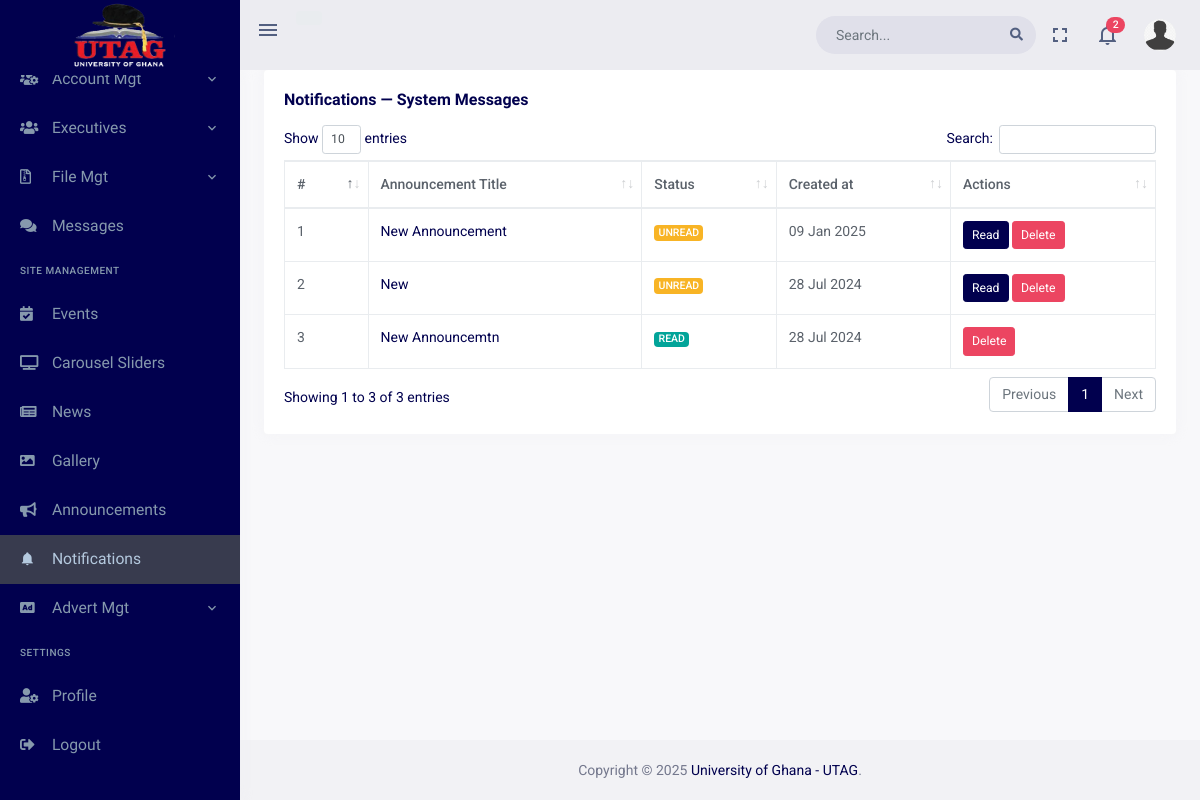
Page /dashboard/notifications (signed in) on the committed database.
### dashboard/models.py (models this page shows, shortened)
class Notification(models.Model):
    STATUS_CHOICES = (
        ('UNREAD', 'Unread'),
        ('READ', 'Read'),
    )
    user = models.ForeignKey(settings.AUTH_USER_MODEL, on_delete=models.CASCADE)
    announcement = models.ForeignKey('Announcement', on_delete=models.CASCADE)
    status = models.CharField(max_length=20, choices=STATUS_CHOICES, default='UNREAD')
    created_at = models.DateTimeField(auto_now_add=True)

class Announcement(models.Model):
    STATUS_CHOICES = (
        ('DRAFT', 'Draft'),
        ('PUBLISHED', 'Published'),
        ('ARCHIVED', 'Archived'),
    )
    TARGET_CHOICES = (
        ('everyone', 'Everyone'),
        ('specific_groups', 'Specific Groups'),
    )
    title = models.CharField(max_length=100)
    content = HTMLField()
    status = models.CharField(max_length=20, choices=STATUS_CHOICES, default='DRAFT')
    created_by = models.ForeignKey(settings.AUTH_USER_MODEL, on_delete=models.CASCADE)
    created_at = models.DateTimeField(auto_now_add=True)
    updated_at = models.DateTimeField(auto_now=True)
    target = models.CharField(max_length=20, choices=TARGET_CHOICES, default='everyone')
    target_groups = models.ManyToManyField(Group, blank=True)

### dashboard/views/notifications.py (the view)
# urls.py: path('notifications', views.NotificationsView.as_view(), name='notifications'),
class NotificationsView(View):
    template_name = 'dashboard_pages/notifications.html'
    @method_decorator(MustLogin)
    def get(self, request):
        user_notifications = Notification.objects.filter(user=request.user).order_by('-created_at')
        notifications = Notification.objects.filter(user=request.user).order_by('-created_at')[:5]
        notification_count = Notification.objects.filter(user=request.user, status='UNREAD').count()
        context = {
            'notifications': notifications,
            'notification_count': notification_count,
            'user_notifications': user_notifications
        }
        return render(request, self.template_name, context)

### accounts/models.py (called while the page is built)
    def get_full_name(self):
        return f'{self.title} {self.surname} {self.other_name}'

### dashboard/templates/dashboard_pages/notifications.html (shortened to what this page needs)
{% extends "base/dashboard_base.html" %}
{% load static %}
{% block content %}
  <div class="page-content">
    <div class="container-fluid">
      <div class="row">
        <div class="col-12">
          <div class="card">
            <div class="card-body">
              <h4 class="card-title">Notifications — System Messages</h4>
              <div class="mt-3">
                <table id="datatable"
                       class="table table-bordered dt-responsive nowrap"
                       style="border-collapse: collapse;
                              border-spacing: 0;
                              width: 100%">
                  <thead>
                    <tr>
                      <th>#</th>
                      <th>Announcement Title</th>
                      <th>Status</th>
                      <th>Created at</th>
                      <th>Actions</th>
                    </tr>
                  </thead>
                  <tbody>
                    {% for notification in user_notifications %}
                      <tr>
                        <td>{{ forloop.counter }}</td>
                        <td>
                          <a href="#"
                             class="view-details"
                             data-id="{{ notification.id }}"
                             data-bs-toggle="modal"
                             data-bs-target="#detailsModal">{{ notification.announcement.title }}</a>
                        </td>
                        <td>
                          <span class="badge {% if notification.status == 'READ' %} bg-success {% else %} bg-warning {% endif %}">
                            {{ notification.status }}
                          </span>
                        </td>
                        <td>{{ notification.created_at|date:"d M Y" }}</td>
                        <td>
                          {% if notification.status == 'UNREAD' %}
                            <a href="#"
                               class="view-details btn btn-sm btn-primary"
                               data-id="{{ notification.id }}"
                               data-bs-toggle="modal"
                               data-bs-target="#detailsModal">Read</a>
                          {% endif %}
                          <a href="{% url 'dashboard:delete_notification' notification_id=notification.id %}"
                             class="btn btn-sm btn-danger">Delete</a>
                        </td>
                      </tr>
                    {% endfor %}
                  </tbody>
                </table>
              </div>
            </div>
          </div>
        </div>
      </div>
    </div>
  </div>
{% endblock content %}
{% block my_styles %}
  <link href="{% static 'dashboard/assets/libs/datatables.net-bs4/css/dataTables.bootstrap4.min.css' %}"
        rel="stylesheet"
        type="text/css">
  <link href="{% static 'dashboard/assets/libs/datatables.net-buttons-bs4/css/buttons.bootstrap4.min.css' %}"
        rel="stylesheet"
        type="text/css">
  <link href="{% static 'dashboard/assets/libs/datatables.net-responsive-bs4/css/responsive.bootstrap4.min.css' %}"
        rel="stylesheet"
        type="text/css">
{% endblock my_styles %}

### rows in the picture
Notification: announcement "New Announcement", status "UNREAD", created_at "09 Jan 2025"
Notification: announcement "New", status "UNREAD", created_at "28 Jul 2024"
Notification: announcement "New Announcemtn", status "READ", created_at "28 Jul 2024"

### other values in the picture
{{ notification_count }} "2"
